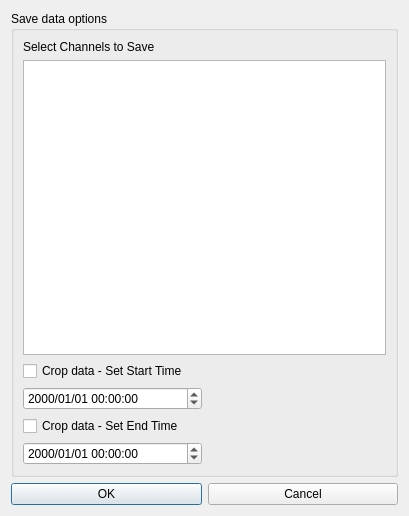
<?xml version="1.0" encoding="UTF-8"?>
<ui version="4.0">
 <class>SaveDataDialog</class>
 <widget class="QDialog" name="SaveDataDialog">
  <property name="geometry">
   <rect>
    <x>0</x>
    <y>0</y>
    <width>409</width>
    <height>516</height>
   </rect>
  </property>
  <property name="windowTitle">
   <string>Dialog</string>
  </property>
  <layout class="QGridLayout" name="gridLayout_2">
   <item row="1" column="0">
    <widget class="QPushButton" name="OKBtn">
     <property name="text">
      <string>OK</string>
     </property>
    </widget>
   </item>
   <item row="1" column="1">
    <widget class="QPushButton" name="CancelBtn">
     <property name="text">
      <string>Cancel</string>
     </property>
    </widget>
   </item>
   <item row="0" column="0" colspan="2">
    <widget class="QGroupBox" name="ACTimeEdit">
     <property name="title">
      <string>Save data options</string>
     </property>
     <layout class="QGridLayout" name="gridLayout">
      <item row="2" column="0">
       <widget class="QCheckBox" name="CropDataStartCheckBox">
        <property name="text">
         <string>Crop data - Set Start Time</string>
        </property>
       </widget>
      </item>
      <item row="3" column="0">
       <widget class="QDateTimeEdit" name="CropStartTimeEditor">
        <property name="displayFormat">
         <string>yyyy/MM/dd HH:mm:ss</string>
        </property>
       </widget>
      </item>
      <item row="1" column="0" colspan="2">
       <widget class="QListView" name="ChannelListView">
        <property name="sizeAdjustPolicy">
         <enum>QAbstractScrollArea::AdjustIgnored</enum>
        </property>
        <property name="editTriggers">
         <set>QAbstractItemView::NoEditTriggers</set>
        </property>
        <property name="tabKeyNavigation">
         <bool>true</bool>
        </property>
        <property name="selectionMode">
         <enum>QAbstractItemView::MultiSelection</enum>
        </property>
       </widget>
      </item>
      <item row="0" column="0">
       <widget class="QLabel" name="label_3">
        <property name="text">
         <string>Select Channels to Save</string>
        </property>
       </widget>
      </item>
      <item row="4" column="0">
       <widget class="QCheckBox" name="CropDataEndCheckBox">
        <property name="text">
         <string>Crop data - Set End Time</string>
        </property>
       </widget>
      </item>
      <item row="5" column="0">
       <widget class="QDateTimeEdit" name="CropEndTimeEditor">
        <property name="displayFormat">
         <string>yyyy/MM/dd HH:mm:ss</string>
        </property>
       </widget>
      </item>
     </layout>
    </widget>
   </item>
  </layout>
 </widget>
 <resources/>
 <connections/>
</ui>
